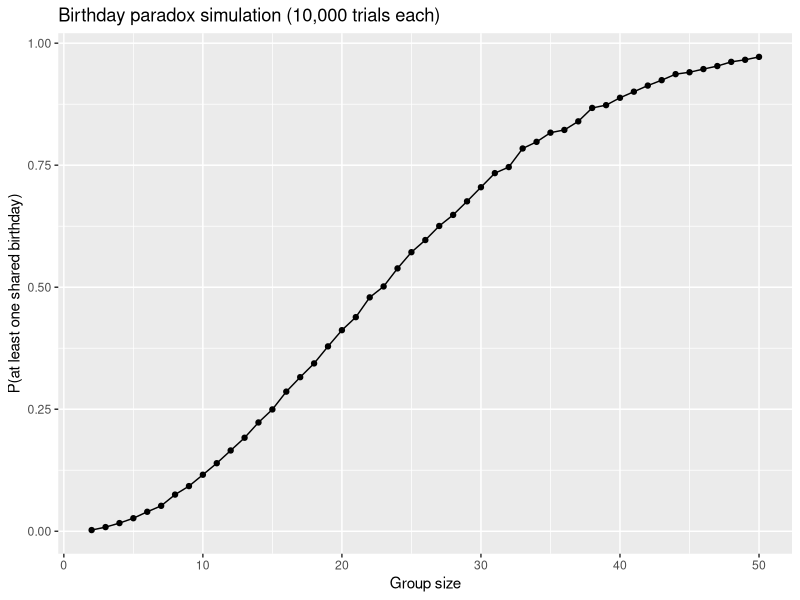
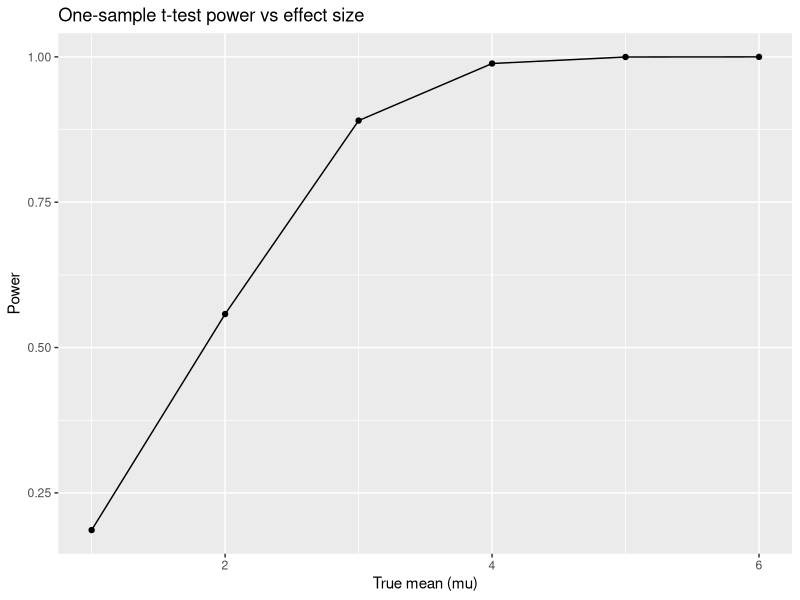
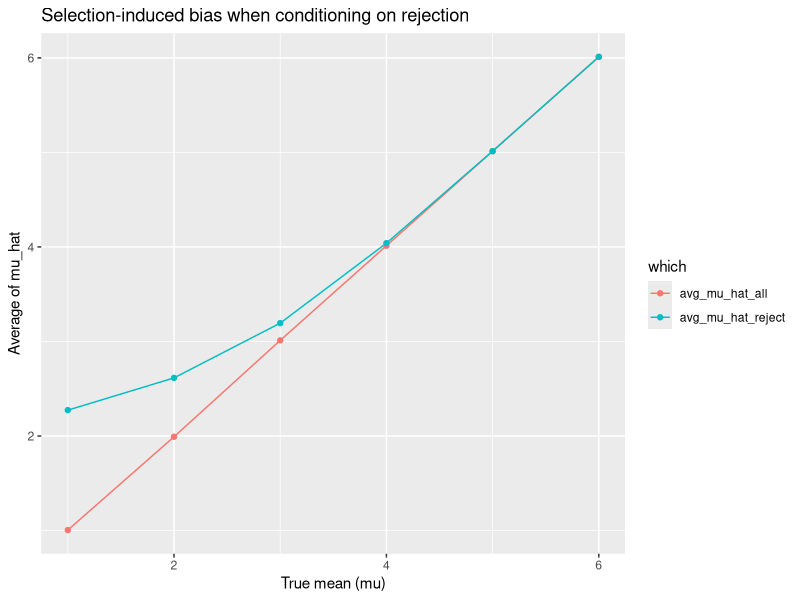

Source code (R) for these figures, in order:
## ---- chunk 1
knitr::opts_chunk$set(echo = TRUE)
library(tidyverse) 
set.seed(1)
## ---- chunk 2
has_match_once = function(n) {
  bdays = sample(1:365, size = n, replace = TRUE)
  any(duplicated(bdays))
}

sim_p1 = tibble(group_size = 2:50) |>
  mutate(
    trials = map(group_size, \(g) replicate(10000, has_match_once(g))),
    prob   = map_dbl(trials, \(x) mean(x))
  )

sim_p1 |>
  ggplot(aes(x = group_size, y = prob)) +
  geom_line() +
  geom_point() +
  labs(x = "Group size", y = "P(at least one shared birthday)",
       title = "Birthday paradox simulation (10,000 trials each)")
## ---- chunk 3
n     = 30
sigma = 5
alpha = 0.05
mu_grid = c(1,2,3,4,5,6)

one_trial = function(mu) {
  x = rnorm(n, mean = mu, sd = sigma)
  tt = t.test(x, mu = 0)
  tibble(
    mu_hat   = unname(tt$estimate),  
    p_value  = tt$p.value
  )
}
## ---- chunk 4
sim_p2 = expand_grid(mu_true = mu_grid, iter = 1:5000) |>
  mutate(res = map(mu_true, one_trial)) |>
  unnest(res)
## ---- chunk 5
power_df = sim_p2 |>
  group_by(mu_true) |>
  summarize(power = mean(p_value < alpha), .groups = "drop")

power_df |>
  ggplot(aes(x = mu_true, y = power)) +
  geom_line() + geom_point() +
  labs(x = "True mean (mu)", y = "Power",
       title = "One-sample t-test power vs effect size")
## ---- chunk 6
avg_df = sim_p2 |>
  group_by(mu_true) |>
  summarize(
    avg_mu_hat_all   = mean(mu_hat),
    avg_mu_hat_reject = mean(mu_hat[p_value < alpha]),
    .groups = "drop"
  )

avg_df |>
  pivot_longer(-mu_true, names_to = "which", values_to = "avg_mu_hat") |>
  ggplot(aes(x = mu_true, y = avg_mu_hat, color = which)) +
  geom_line() + geom_point() +
  labs(x = "True mean (mu)", y = "Average of mu_hat",
       title = "Selection-induced bias when conditioning on rejection")
## ---- chunk 7

